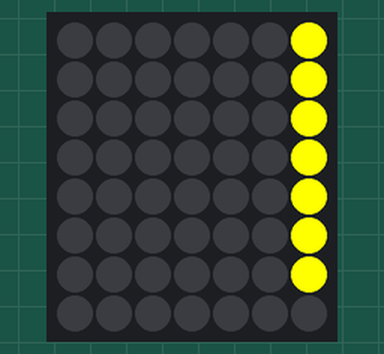
A sketch run on a simulated Arduino Uno, built with avr-gcc and run on an emulated ATmega328P. Parts: 7×8 RGB LED matrix (first LED top left, wired row by row).

Above: at 0.16 s.
At 1.18 s:
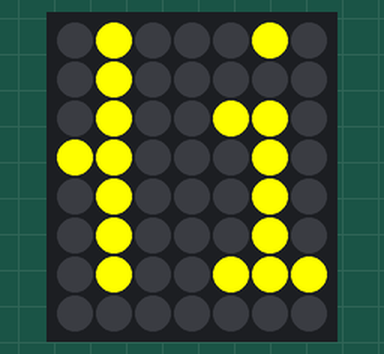
At 2.3 s:
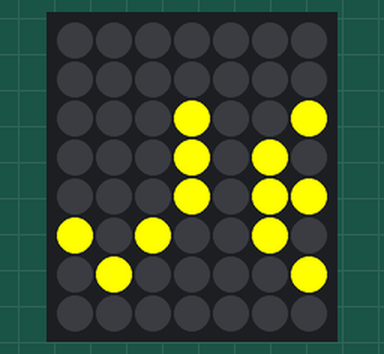
At 4.33 s:
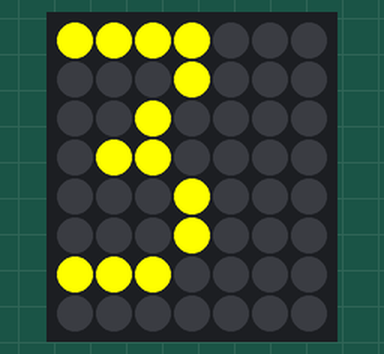
At 6.55 s:
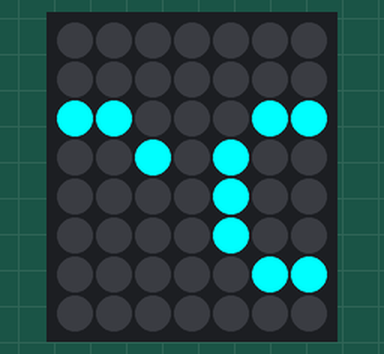
At 8.68 s:
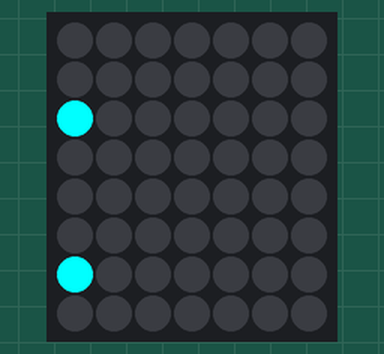

Measured:
- by itself, everything shown: repeats every 8.9 s, in 77 steps

The sketch:

led_wall.ino
```cpp
#include <Adafruit_GFX.h>
#include <Adafruit_NeoMatrix.h>
#include <Adafruit_NeoPixel.h>
#ifndef PSTR
 #define PSTR // Make Arduino Due happy
#endif

#define LED_WALL_HEIGHT  8
#define LED_WALL_WIDTH   7
#define LED_WALL_PIN     6
#define LED_WALL_LAYOUT  (NEO_MATRIX_TOP | NEO_MATRIX_LEFT | NEO_MATRIX_ROWS | NEO_MATRIX_ZIGZAG)
#define LED_WALL_OPTIONS (NEO_GRB | NEO_KHZ800)

Adafruit_NeoMatrix matrix = Adafruit_NeoMatrix(LED_WALL_WIDTH, LED_WALL_HEIGHT, LED_WALL_PIN, LED_WALL_LAYOUT, LED_WALL_OPTIONS);

const uint16_t colors[] =
	{
	matrix.Color(255, 255, 0),
	matrix.Color(0,   255, 255),
	};

void setup()
	{
	matrix.begin();
	matrix.setTextWrap(false);
	matrix.setBrightness(255);
	matrix.setTextColor(colors[0]);
	}

int pass = 0;

void show_text(char *text, unsigned short color)
	{
	signed int x = matrix.width();
	signed int w = -6 * strlen(text);

	while (1)
		{
		matrix.fillScreen(0);
		matrix.setTextColor(color);
		matrix.setCursor(x, 0);
		matrix.print(text);
		if (--x < w)
			return;
		matrix.show();
		delay(100);
		}
	}

void loop()
	{
	show_text("Hive13", colors[0]);
	show_text("Fronk", colors[1]);
	}
```
